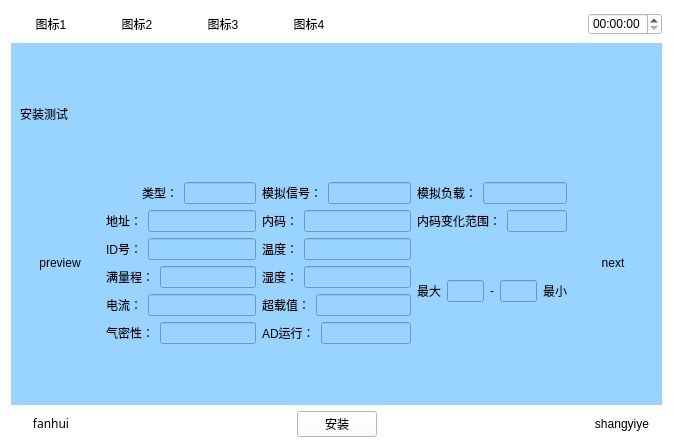
<?xml version="1.0" encoding="UTF-8"?>
<ui version="4.0">
 <class>Anzhuangceshi1</class>
 <widget class="QWidget" name="Anzhuangceshi1">
  <property name="geometry">
   <rect>
    <x>0</x>
    <y>0</y>
    <width>673</width>
    <height>448</height>
   </rect>
  </property>
  <property name="windowTitle">
   <string>Form</string>
  </property>
  <property name="styleSheet">
   <string notr="true">background-color: rgb(255, 255, 255);</string>
  </property>
  <layout class="QVBoxLayout" name="verticalLayout_6" stretch="1,5,1">
   <item>
    <layout class="QHBoxLayout" name="horizontalLayout_5">
     <item>
      <widget class="QPushButton" name="pushButton">
       <property name="text">
        <string>图标1</string>
       </property>
       <property name="flat">
        <bool>true</bool>
       </property>
      </widget>
     </item>
     <item>
      <widget class="QPushButton" name="pushButton_2">
       <property name="text">
        <string>图标2</string>
       </property>
       <property name="flat">
        <bool>true</bool>
       </property>
      </widget>
     </item>
     <item>
      <widget class="QPushButton" name="pushButton_3">
       <property name="text">
        <string>图标3</string>
       </property>
       <property name="flat">
        <bool>true</bool>
       </property>
      </widget>
     </item>
     <item>
      <widget class="QPushButton" name="pushButton_4">
       <property name="text">
        <string>图标4</string>
       </property>
       <property name="flat">
        <bool>true</bool>
       </property>
      </widget>
     </item>
     <item>
      <spacer name="horizontalSpacer_4">
       <property name="orientation">
        <enum>Qt::Horizontal</enum>
       </property>
       <property name="sizeHint" stdset="0">
        <size>
         <width>40</width>
         <height>20</height>
        </size>
       </property>
      </spacer>
     </item>
     <item>
      <widget class="QTimeEdit" name="timeEdit_2"/>
     </item>
    </layout>
   </item>
   <item>
    <widget class="QWidget" name="widget" native="true">
     <property name="sizePolicy">
      <sizepolicy hsizetype="Preferred" vsizetype="Preferred">
       <horstretch>0</horstretch>
       <verstretch>0</verstretch>
      </sizepolicy>
     </property>
     <property name="contextMenuPolicy">
      <enum>Qt::DefaultContextMenu</enum>
     </property>
     <property name="styleSheet">
      <string notr="true">background-color: rgb(153, 211, 255);</string>
     </property>
     <layout class="QVBoxLayout" name="verticalLayout_2">
      <item>
       <layout class="QHBoxLayout" name="horizontalLayout">
        <item>
         <widget class="QLabel" name="label">
          <property name="text">
           <string>安装测试</string>
          </property>
         </widget>
        </item>
        <item>
         <spacer name="horizontalSpacer">
          <property name="orientation">
           <enum>Qt::Horizontal</enum>
          </property>
          <property name="sizeHint" stdset="0">
           <size>
            <width>40</width>
            <height>20</height>
           </size>
          </property>
         </spacer>
        </item>
        <item>
         <layout class="QVBoxLayout" name="verticalLayout"/>
        </item>
       </layout>
      </item>
      <item>
       <layout class="QHBoxLayout" name="horizontalLayout_23" stretch="1,2,2,2,1">
        <item>
         <widget class="QPushButton" name="preview">
          <property name="text">
           <string>preview</string>
          </property>
          <property name="flat">
           <bool>true</bool>
          </property>
         </widget>
        </item>
        <item>
         <layout class="QVBoxLayout" name="verticalLayout_3">
          <item>
           <layout class="QHBoxLayout" name="horizontalLayout_7" stretch="1,1">
            <item>
             <widget class="QLabel" name="label_5">
              <property name="text">
               <string>类型：</string>
              </property>
              <property name="alignment">
               <set>Qt::AlignRight|Qt::AlignTrailing|Qt::AlignVCenter</set>
              </property>
             </widget>
            </item>
            <item>
             <widget class="QLineEdit" name="lineEdit_8"/>
            </item>
           </layout>
          </item>
          <item>
           <layout class="QHBoxLayout" name="horizontalLayout_3">
            <item>
             <widget class="QLabel" name="label_2">
              <property name="text">
               <string>地址：</string>
              </property>
              <property name="alignment">
               <set>Qt::AlignRight|Qt::AlignTrailing|Qt::AlignVCenter</set>
              </property>
             </widget>
            </item>
            <item>
             <widget class="QLineEdit" name="lineEdit_7"/>
            </item>
           </layout>
          </item>
          <item>
           <layout class="QHBoxLayout" name="horizontalLayout_4">
            <item>
             <widget class="QLabel" name="label_3">
              <property name="text">
               <string>ID号：</string>
              </property>
              <property name="alignment">
               <set>Qt::AlignRight|Qt::AlignTrailing|Qt::AlignVCenter</set>
              </property>
             </widget>
            </item>
            <item>
             <widget class="QLineEdit" name="lineEdit_10"/>
            </item>
           </layout>
          </item>
          <item>
           <layout class="QHBoxLayout" name="horizontalLayout_6">
            <item>
             <widget class="QLabel" name="label_4">
              <property name="text">
               <string>满量程：</string>
              </property>
              <property name="alignment">
               <set>Qt::AlignRight|Qt::AlignTrailing|Qt::AlignVCenter</set>
              </property>
             </widget>
            </item>
            <item>
             <widget class="QLineEdit" name="lineEdit_11"/>
            </item>
           </layout>
          </item>
          <item>
           <layout class="QHBoxLayout" name="horizontalLayout_9">
            <item>
             <widget class="QLabel" name="label_7">
              <property name="text">
               <string>电流：</string>
              </property>
              <property name="alignment">
               <set>Qt::AlignRight|Qt::AlignTrailing|Qt::AlignVCenter</set>
              </property>
             </widget>
            </item>
            <item>
             <widget class="QLineEdit" name="lineEdit_12"/>
            </item>
           </layout>
          </item>
          <item>
           <layout class="QHBoxLayout" name="horizontalLayout_8">
            <item>
             <widget class="QLabel" name="label_6">
              <property name="text">
               <string>气密性：</string>
              </property>
              <property name="alignment">
               <set>Qt::AlignRight|Qt::AlignTrailing|Qt::AlignVCenter</set>
              </property>
             </widget>
            </item>
            <item>
             <widget class="QLineEdit" name="lineEdit_13"/>
            </item>
           </layout>
          </item>
         </layout>
        </item>
        <item>
         <layout class="QVBoxLayout" name="verticalLayout_4">
          <item>
           <layout class="QHBoxLayout" name="horizontalLayout_10">
            <item>
             <widget class="QLabel" name="label_8">
              <property name="text">
               <string>模拟信号：</string>
              </property>
              <property name="alignment">
               <set>Qt::AlignRight|Qt::AlignTrailing|Qt::AlignVCenter</set>
              </property>
             </widget>
            </item>
            <item>
             <widget class="QLineEdit" name="lineEdit_14"/>
            </item>
           </layout>
          </item>
          <item>
           <layout class="QHBoxLayout" name="horizontalLayout_11">
            <item>
             <widget class="QLabel" name="label_9">
              <property name="text">
               <string>内码：</string>
              </property>
              <property name="alignment">
               <set>Qt::AlignRight|Qt::AlignTrailing|Qt::AlignVCenter</set>
              </property>
             </widget>
            </item>
            <item>
             <widget class="QLineEdit" name="lineEdit_15"/>
            </item>
           </layout>
          </item>
          <item>
           <layout class="QHBoxLayout" name="horizontalLayout_12">
            <item>
             <widget class="QLabel" name="label_10">
              <property name="text">
               <string>温度：</string>
              </property>
              <property name="alignment">
               <set>Qt::AlignRight|Qt::AlignTrailing|Qt::AlignVCenter</set>
              </property>
             </widget>
            </item>
            <item>
             <widget class="QLineEdit" name="lineEdit_16"/>
            </item>
           </layout>
          </item>
          <item>
           <layout class="QHBoxLayout" name="horizontalLayout_14">
            <item>
             <widget class="QLabel" name="label_12">
              <property name="text">
               <string>湿度：</string>
              </property>
             </widget>
            </item>
            <item>
             <widget class="QLineEdit" name="lineEdit"/>
            </item>
           </layout>
          </item>
          <item>
           <layout class="QHBoxLayout" name="horizontalLayout_15">
            <item>
             <widget class="QLabel" name="label_13">
              <property name="text">
               <string>超载值：</string>
              </property>
             </widget>
            </item>
            <item>
             <widget class="QLineEdit" name="lineEdit_2"/>
            </item>
           </layout>
          </item>
          <item>
           <layout class="QHBoxLayout" name="horizontalLayout_16">
            <item>
             <widget class="QLabel" name="label_14">
              <property name="text">
               <string>AD运行：</string>
              </property>
             </widget>
            </item>
            <item>
             <widget class="QLineEdit" name="lineEdit_3"/>
            </item>
           </layout>
          </item>
         </layout>
        </item>
        <item>
         <layout class="QVBoxLayout" name="verticalLayout_5">
          <item>
           <layout class="QHBoxLayout" name="horizontalLayout_17">
            <item>
             <widget class="QLabel" name="label_15">
              <property name="text">
               <string>模拟负载：</string>
              </property>
             </widget>
            </item>
            <item>
             <widget class="QLineEdit" name="lineEdit_4">
              <property name="sizePolicy">
               <sizepolicy hsizetype="Preferred" vsizetype="Fixed">
                <horstretch>0</horstretch>
                <verstretch>0</verstretch>
               </sizepolicy>
              </property>
             </widget>
            </item>
           </layout>
          </item>
          <item>
           <layout class="QHBoxLayout" name="horizontalLayout_18">
            <item>
             <widget class="QLabel" name="label_16">
              <property name="text">
               <string>内码变化范围：</string>
              </property>
             </widget>
            </item>
            <item>
             <widget class="QLineEdit" name="lineEdit_5">
              <property name="sizePolicy">
               <sizepolicy hsizetype="Preferred" vsizetype="Fixed">
                <horstretch>0</horstretch>
                <verstretch>0</verstretch>
               </sizepolicy>
              </property>
             </widget>
            </item>
           </layout>
          </item>
          <item>
           <layout class="QHBoxLayout" name="horizontalLayout_22">
            <item>
             <widget class="QLabel" name="label_11">
              <property name="text">
               <string>最大</string>
              </property>
             </widget>
            </item>
            <item>
             <widget class="QLineEdit" name="lineEdit_6"/>
            </item>
            <item>
             <widget class="QLabel" name="label_17">
              <property name="text">
               <string>-</string>
              </property>
             </widget>
            </item>
            <item>
             <widget class="QLineEdit" name="lineEdit_9"/>
            </item>
            <item>
             <widget class="QLabel" name="label_19">
              <property name="text">
               <string>最小</string>
              </property>
             </widget>
            </item>
           </layout>
          </item>
          <item>
           <layout class="QHBoxLayout" name="horizontalLayout_20">
            <property name="sizeConstraint">
             <enum>QLayout::SetDefaultConstraint</enum>
            </property>
           </layout>
          </item>
         </layout>
        </item>
        <item>
         <widget class="QPushButton" name="pushButton_6">
          <property name="text">
           <string>next</string>
          </property>
          <property name="flat">
           <bool>true</bool>
          </property>
         </widget>
        </item>
       </layout>
      </item>
     </layout>
    </widget>
   </item>
   <item>
    <layout class="QHBoxLayout" name="horizontalLayout_2">
     <item>
      <widget class="QPushButton" name="returnIndex">
       <property name="font">
        <font>
         <family>AR PL UMing TW MBE</family>
        </font>
       </property>
       <property name="text">
        <string>fanhui</string>
       </property>
       <property name="flat">
        <bool>true</bool>
       </property>
      </widget>
     </item>
     <item>
      <spacer name="horizontalSpacer_2">
       <property name="orientation">
        <enum>Qt::Horizontal</enum>
       </property>
       <property name="sizeHint" stdset="0">
        <size>
         <width>40</width>
         <height>20</height>
        </size>
       </property>
      </spacer>
     </item>
     <item>
      <widget class="QPushButton" name="save">
       <property name="text">
        <string>安装</string>
       </property>
      </widget>
     </item>
     <item>
      <spacer name="horizontalSpacer_3">
       <property name="orientation">
        <enum>Qt::Horizontal</enum>
       </property>
       <property name="sizeHint" stdset="0">
        <size>
         <width>40</width>
         <height>20</height>
        </size>
       </property>
      </spacer>
     </item>
     <item>
      <widget class="QPushButton" name="returnPage">
       <property name="text">
        <string>shangyiye</string>
       </property>
       <property name="flat">
        <bool>true</bool>
       </property>
      </widget>
     </item>
    </layout>
   </item>
  </layout>
 </widget>
 <resources/>
 <connections/>
</ui>
